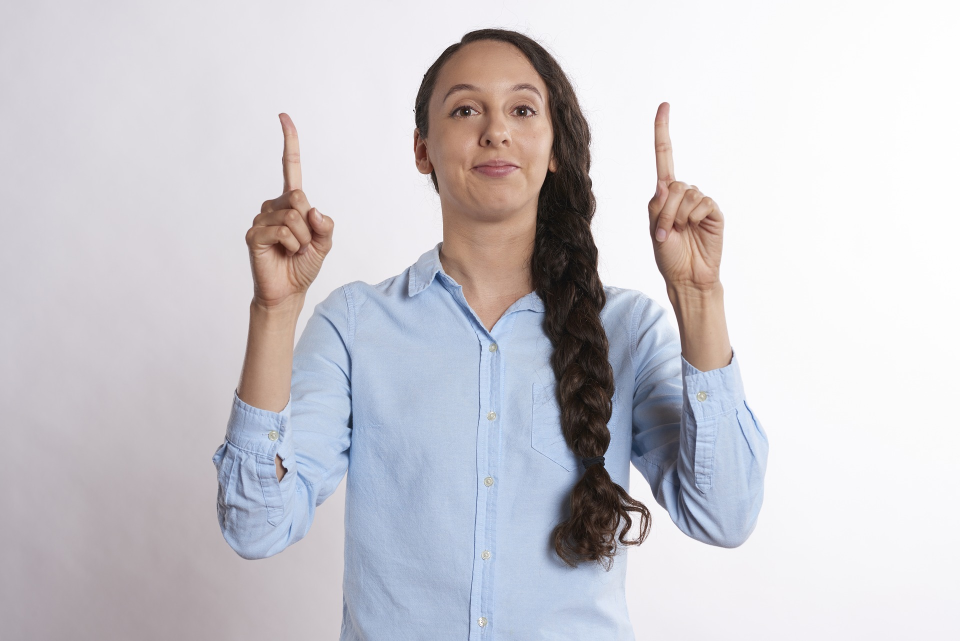
#> input picture media/img/person_pointing.jpg, 1920 x 1281 px, given in place of the camera (shown at 1/2 size)
$ python video_color_detection.py
#> lines starting #> are read from the running program, lines starting #| are printed output that depends on the picture; after the words box and inside, x2 and y2 are one past the last pixel; in counts of white or black regions, pixels touching at a corner belong together
import numpy as np
import argparse
import cv2


def detect_color_in_hsv(video_src, min_HSV, max_HSV):
    """
    params:
        video_src: path to video or 0 for webcam
        min_HSV: Lower boundary of HSV color space
        max_HSV: Upper boundary of HSV color space
    """
    video_src = 0 if video_src is None else video_src
    cap = cv2.VideoCapture(video_src)

    while True:
        _, frame = cap.read()
#> frame is the input picture: shape (1281, 1920, 3); mean B, G, R 206.9, 201.4, 203.6
        frame = cv2.flip(frame, 1)
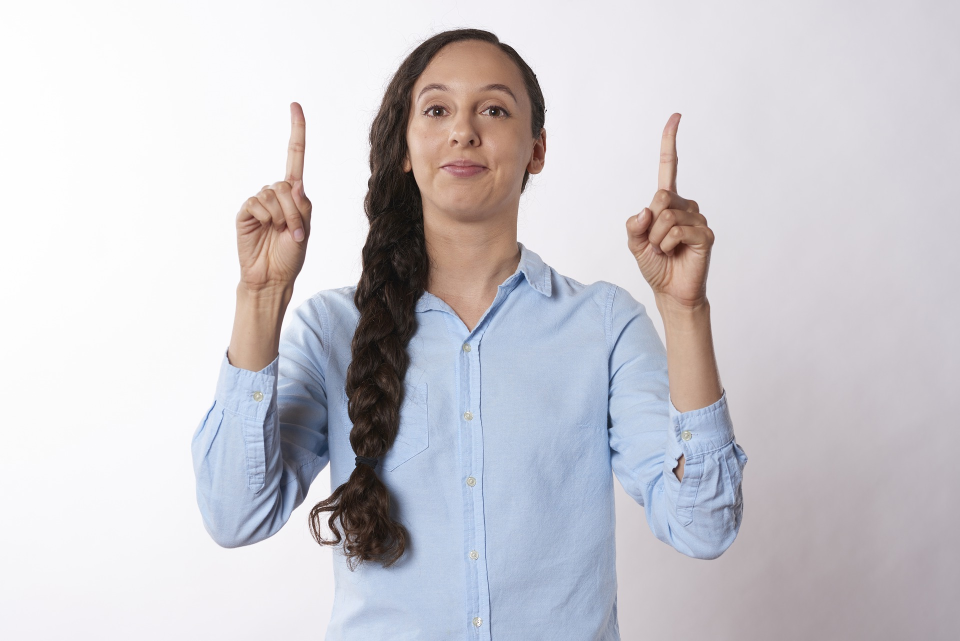
#> frame: shape (1281, 1920, 3) (shown at 1/2 size); mean B, G, R 206.9, 201.4, 203.6

        # # Get pointer to video frames from primary device
        HSV_converted = cv2.cvtColor(frame, cv2.COLOR_BGR2HSV)
#> HSV_converted: shape (1281, 1920, 3); mean H, S, V 94.1, 23.7, 212.7
        color_mask = cv2.inRange(HSV_converted, min_HSV, max_HSV)
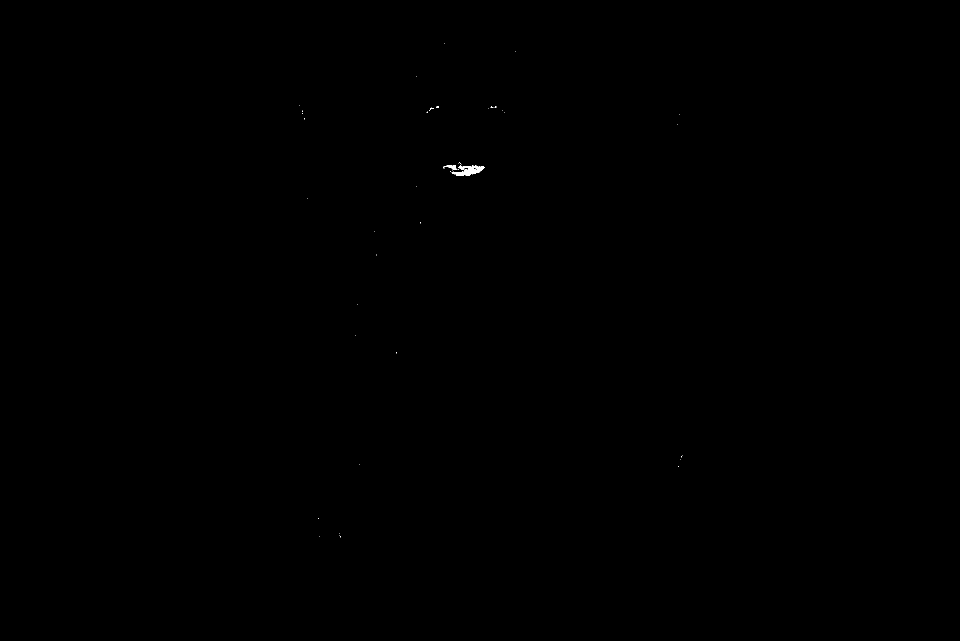
#> color_mask: shape (1281, 1920) (shown at 1/2 size); 0.04% white; 48 white regions (46 under 20 px), largest, box (x1, y1, x2, y2) and area: (905, 330, 970, 352) 734, (886, 330, 914, 339) 125

        kernel = cv2.getStructuringElement(cv2.MORPH_ELLIPSE, (11, 11))
        color_mask = cv2.erode(color_mask, kernel, iterations=2)
#> color_mask: shape (1281, 1920); every value is 0
        color_mask = cv2.dilate(color_mask, kernel, iterations=2)
        color_mask = cv2.GaussianBlur(color_mask, (3, 3), 0)
        det_color = cv2.bitwise_and(frame, frame, mask=color_mask)
#> det_color: shape (1281, 1920, 3); every value is 0

        # set all non-black pixels to white
        det_color[np.where((det_color != [0, 0, 0]).all(axis=2))] = [255, 255, 255]
        # Display the resulting frame
        cv2.imshow("detected", det_color)
        cv2.imshow("orig", frame)

        if cv2.waitKey(20) & 0xFF == ord("q"):
#> (key q is pressed here)
            break

    # When everything done, release the capture
    cap.release()
    cv2.destroyAllWindows()


def main():
    parser = argparse.ArgumentParser()
    parser.add_argument(
        "-v",
        "--video_path",
        type=str,
        help="""Video path where color matching is done in HSV space.
                                If no path is not provided, cv2 tries to use webcam""",
    )
    args = parser.parse_args()

    # black shorts
    min_HSV = np.array([0, 0, 0], np.uint8)
    max_HSV = np.array([168, 220, 46], np.uint8)

    # red shorts
    min_HSV = np.array([158, 82, 20], np.uint8)
    max_HSV = np.array([179, 243, 200], np.uint8)
    detect_color_in_hsv(args.video_path, min_HSV, max_HSV)


# Running the Program
if __name__ == "__main__":
    main()
